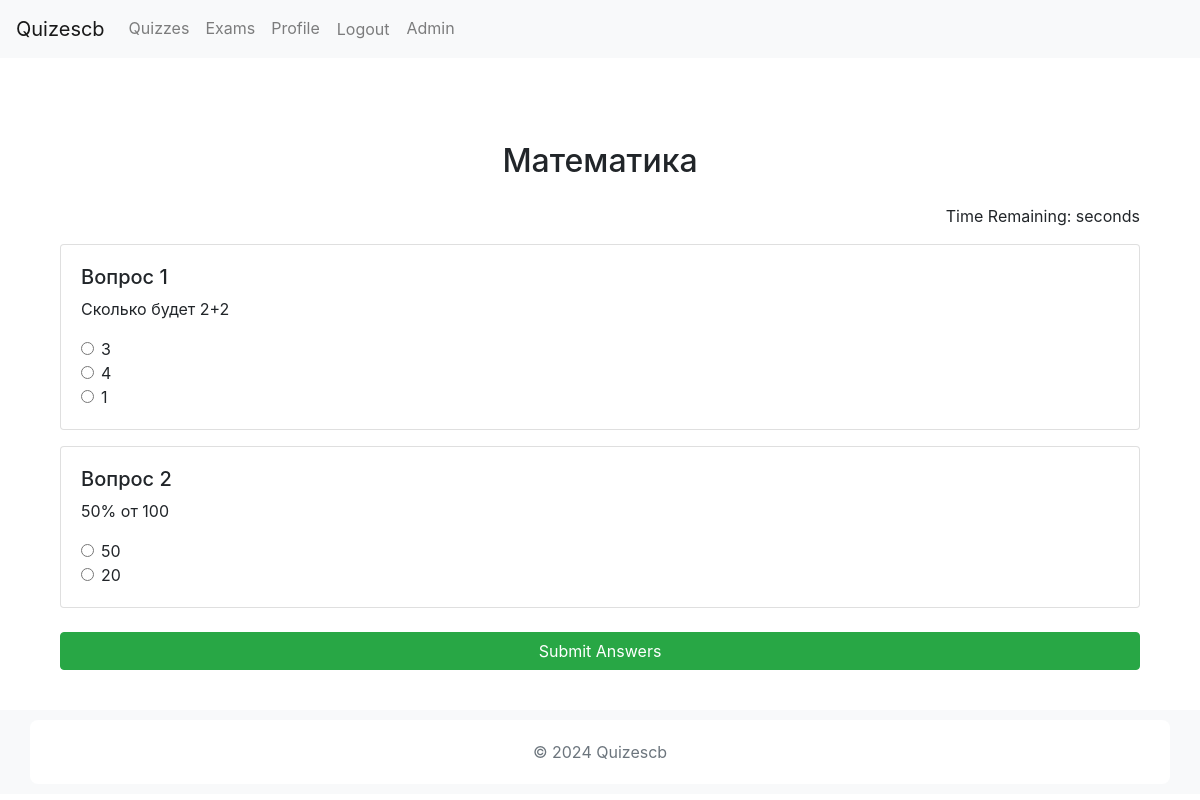
The app's page /quizzes/quiz/1/ (signed in) with its own data.
### quizzes/models.py (models this page shows, shortened)
class Quiz(models.Model):
    title = models.CharField(max_length=200)
    description = models.TextField()
    department = models.ForeignKey(Department, on_delete=models.CASCADE, null=True, blank=True)
    is_exam = models.BooleanField(default=False)  # Добавленное поле
    duration = models.IntegerField(default=10)  # Duration in minutes

class Question(models.Model):
    DIFFICULTY_CHOICES = [
        ('easy', 'Easy'),
        ('medium', 'Medium'),
        ('hard', 'Hard'),
    ]
    QUESTION_TYPE_CHOICES = [
        ('single', 'Single Choice'),
        ('multiple', 'Multiple Choice'),
    ]
    quiz = models.ForeignKey(Quiz, on_delete=models.CASCADE)
    text = models.CharField(max_length=200)
    difficulty = models.CharField(max_length=6, choices=DIFFICULTY_CHOICES, default='medium')
    question_type = models.CharField(max_length=8, choices=QUESTION_TYPE_CHOICES, default='single')

class Answer(models.Model):
    question = models.ForeignKey(Question, on_delete=models.CASCADE)
    text = models.CharField(max_length=100)
    is_correct = models.BooleanField(default=False)

### quizzes/views.py (the view, shortened to what this page needs)
# urls.py: path('quiz/<int:quiz_id>/', views.quiz_detail, name='quiz_detail'),
@login_required
def quiz_detail(request, quiz_id):
    user = request.user
    quiz = get_object_or_404(Quiz, id=quiz_id)
    if quiz.is_exam:
        access = UserExamAccess.objects.filter(user=user, quiz=quiz).exists()
        if not access:
            messages.error(request, "You do not have access to this exam.")
            return redirect('exam_list')
    try:
        user_profile = user.userprofile
        user_organization = user_profile.organization
        user_department = user_profile.department
    except UserProfile.DoesNotExist:
        messages.error(request, "Your profile is not set up correctly.")
        return redirect('profile')
    if user_department:
        quiz = get_object_or_404(Quiz, id=quiz_id, quizaccess__organization=user_organization, quizaccess__department=user_department)
    else:
        quiz = get_object_or_404(Quiz, id=quiz_id, quizaccess__organization=user_organization, quizaccess__department__isnull=True)
    if quiz.is_exam:
        if 'start_time' not in request.session:
            request.session['start_time'] = str(timezone.now())
        start_time = timezone.datetime.fromisoformat(request.session['start_time'])
        elapsed_time = timezone.now() - start_time
        remaining_time = max(quiz.duration * 60 - elapsed_time.total_seconds(), 0)
    else:
        remaining_time = None
    if 'questions' not in request.session:
        all_questions = list(quiz.question_set.all())
        random.shuffle(all_questions)
        questions = all_questions[:2]
        request.session['questions'] = [q.id for q in questions]
    else:
        questions = Question.objects.filter(id__in=request.session['questions'], quiz=quiz)
    log_user_activity(request.user, f"Started quiz {quiz.title}")
    if quiz.is_exam:
        template_name = 'quizzes/exam_detail.html'
    else:
        template_name = 'quizzes/quiz_detail.html'
    return render(request, template_name, {
        'quiz': quiz,
        'questions': questions,
        'remaining_time': remaining_time,
    })

### quizzes/views.py (called while the page is built)
def log_user_activity(user, activity):
    UserActivityLog.objects.create(user=user, activity=activity)

### quizzes/templates/quizzes/quiz_detail.html (shortened to what this page needs)
{% extends 'quizzes/base.html' %}
{% block content %}
<div class="container">
    <h2 class="text-center my-4">{{ quiz.title }}</h2>
    <div id="timer" class="text-right mb-3">
        Time Remaining:  seconds
    </div>
    <form method="post">
        <div class="mb-4">
            {% for question in questions %}
                <div class="card mb-3">
                    <div class="card-body">
                        <h5>Вопрос {{ forloop.counter }}</h5>
                        <p>{{ question.text }}</p>
                        {% for answer in question.answer_set.all %}
                            <div class="form-check">
                                <input type="{% if question.question_type == 'single' %}radio{% else %}checkbox{% endif %}" class="form-check-input" name="question_{{ question.id }}" value="{{ answer.id }}" id="answer_{{ answer.id }}">
                                <label class="form-check-label" for="answer_{{ answer.id }}">{{ answer.text }}</label>
                            </div>
                        {% endfor %}
                    </div>
                </div>
            {% endfor %}
        </div>
        <button type="submit" class="btn btn-success btn-block">Submit Answers</button>
    </form>
</div>
{% endblock %}

### quizzes/static/light.css (style rules this page uses)
body { background-color: #f8f9fa; color: #212529; font-family: Arial, sans-serif; }
.container { padding: 20px; background-color: #ffffff; border-radius: 8px; }
h1, h2, h3, h4, h5, h6 { color: #212529; }

### records on screen
Quiz: title "Математика"
Question: text "Сколько будет 2+2", question_type "☐ 3", question_type "☐ 4", question_type "☐ 1"
Answer: text "3"
Answer: text "4"
Answer: text "1"
Question: text "50% от 100", question_type "☐ 50", question_type "☐ 20"
Answer: text "50"
Answer: text "20"
